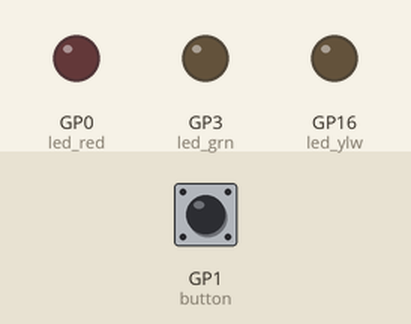
This program was run on a simulated Raspberry Pi Pico running CircuitPython. Parts: output pins drawn as LEDs (lit = HIGH). Inputs (shaded band) come from the test bench; at power-on: GP1 (button) HIGH.

Above: at 1.2 s.
1.3 s: GP1 (button) pulled LOW for 0.15 s
At 2.0 s:
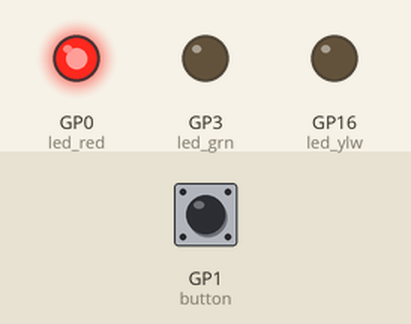
2.9 s: GP1 (button) pulled LOW for 1 s
At 4.1 s:
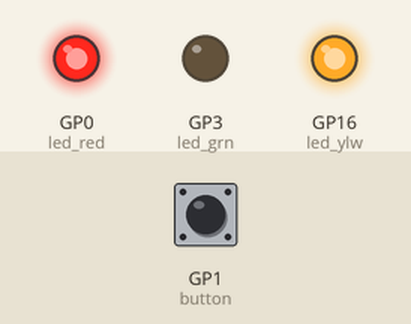
5.4 s: GP1 (button) pulled LOW for 0.15 s
At 6.1 s:
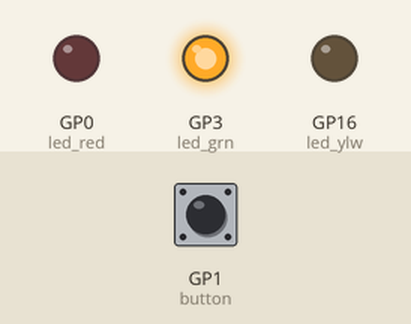
7.0 s: GP1 (button) pulled LOW for 3.2 s
At 7.3 s:
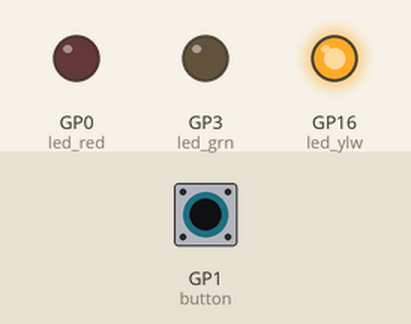
Timing chart, 0 to 10.0 s (numbered marks = the images above; inputs shaded):
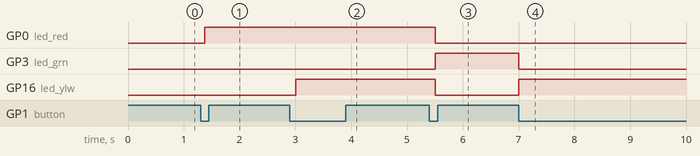

Measured:
- after the input at 1.3 s, GP0 (led_red): LOW → HIGH after 0.08 s
- after the input at 2.9 s, GP16 (led_ylw): LOW → HIGH after 0.10 s
- after the input at 5.4 s, GP0 (led_red), GP16 (led_ylw): HIGH → LOW after 0.10 s; GP3 (led_grn): LOW → HIGH after 0.10 s
- after the input at 7.0 s, GP3 (led_grn): HIGH → LOW at once; GP16 (led_ylw): LOW → HIGH at once

The program:

Automatic_traffic_light.py
```python
import board
from digitalio import *
import time


button = DigitalInOut(board.GP1)
button.direction = Direction.INPUT
button.pull = Pull.UP

led_red = DigitalInOut(board.GP0)
led_red.direction = Direction.OUTPUT


led_ylw = DigitalInOut(board.GP16)
led_ylw.direction = Direction.OUTPUT


led_grn = DigitalInOut(board.GP3)
led_grn.direction = Direction.OUTPUT
i=0

while True:
    if not button.value:
        if i==0:
            led_grn.value=False
            led_ylw.value=False
            led_red.value=True
        elif i==1:
            led_grn.value=False
            led_ylw.value=True
            led_red.value=True
        elif i==2:
            led_grn.value=True
            led_ylw.value=False
            led_red.value=False
        elif i==3:
            led_grn.value=False
            led_ylw.value=True
            led_red.value=False
        elif i==4:
            led_grn.value=False
            led_ylw.value=False
            led_red.value=True
        elif i==5:
            led_red.value=False
            i=-1
        i+=1
        while not button.value:
            time.sleep(0.25)
    time.sleep(0.125)
```
